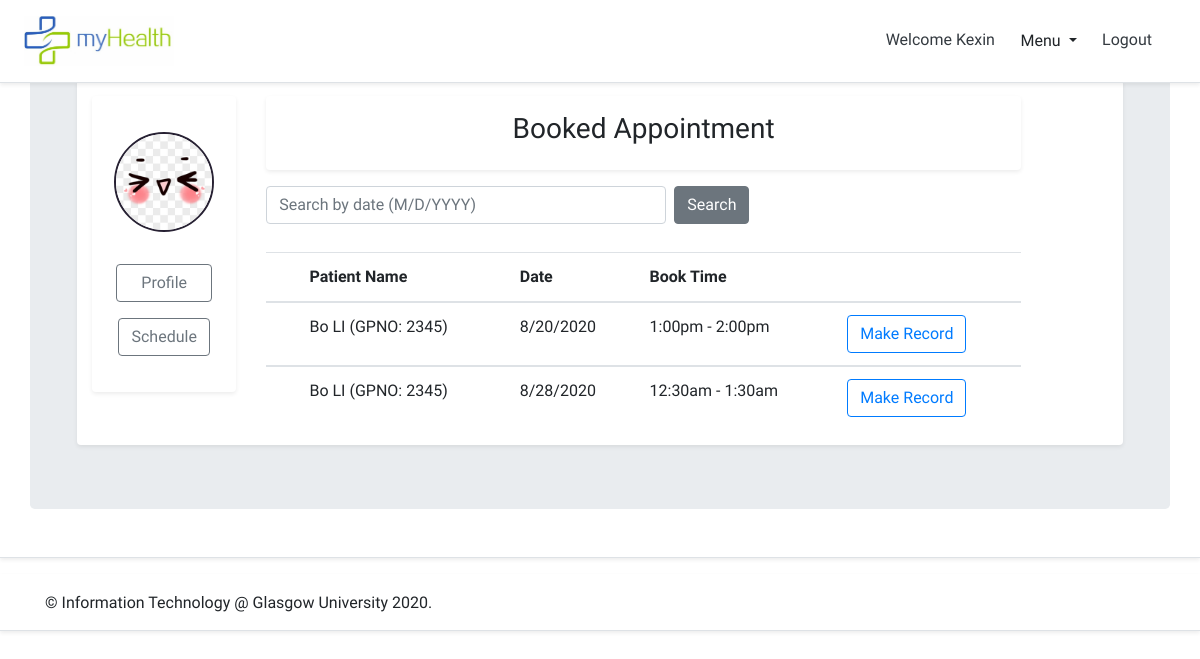
The app's page /myhealth/doctor_appointment/ (signed in), older data.
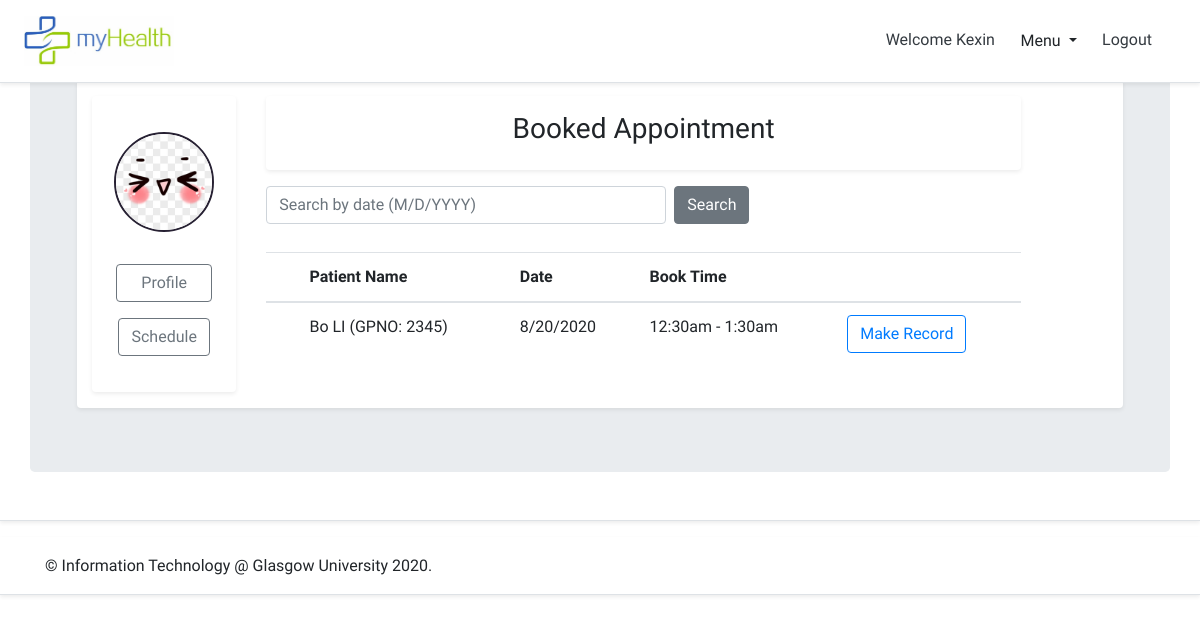
The same page, newer data.
### myhealth/models.py (models this page shows, shortened)
class User(AbstractBaseUser, PermissionsMixin):
    email = models.EmailField(max_length=254, unique=True)
    GPNO = models.CharField(max_length=10, default='', unique=True)
    first_name = models.CharField(max_length=30, blank=True)
    last_name = models.CharField(max_length=30, blank=True)
    is_staff = models.BooleanField(default=False)
    is_superuser = models.BooleanField(default=False)
    is_patient = models.BooleanField(default=False)
    is_doctor = models.BooleanField(default=False)
    is_admin = models.BooleanField(default=False)
    is_active = models.BooleanField(default=True)
    last_login = models.DateTimeField(null=True, blank=True)
    date_joined = models.DateTimeField(auto_now_add=True)
    USERNAME_FIELD = 'email'
    EMAIL_FIELD = 'email'
    REQUIRED_FIELDS = ['GPNO','first_name','last_name']
    objects = UserManager()
    def get_user(self):
        return self.first_name +"  "+self.last_name+" (GPNO: " +self.GPNO + ")"

class DoctorProfile(models.Model):
    user = models.OneToOneField(get_user_model(), related_name='doctorprofile', on_delete=models.CASCADE)
    staffID = models.CharField(max_length=10, default='', unique=True)
    GENDER_CHOICES = (
        (0, '------------'),
        (1, 'female'),
        (2, 'male'),
    )
    gender = models.IntegerField(choices=GENDER_CHOICES, default=0)
    birth = models.DateField(blank=True, null=True)
    address = models.CharField(max_length=255, blank=True, null=True)
    work_address = models.CharField(max_length=255, blank=True, null=True)
    tel = models.CharField(max_length=20, blank=True, null=True)
    direction = models.CharField(max_length=255, blank=True, null=True)
    description = models.CharField(max_length=255, blank=True, null=True)
    image = models.ImageField(default='default.jpg',upload_to='profile_pics')

class Appointment(models.Model):
    user = models.ForeignKey(get_user_model(),blank=True, null=True,on_delete=models.DO_NOTHING)
    date = models.CharField(max_length=50)
    time_start = models.CharField(max_length=50)
    time_end = models.CharField(max_length=50)
    appointment_with=models.CharField(max_length=50,blank=True)

### myhealth/views.py (the view)
# urls.py: path('doctor_appointment/', views.doctor_appointment,name='doctor_appointment'),
@login_required
def doctor_appointment(request):
    name=request.user.get_user()
    appointment_list = Appointment.objects.all().order_by("-id").filter(user=request.user)
    queryset = appointment_list
    query=request.GET.get("q")#search start
    if query:
        queryset = queryset.filter(
            Q(date__icontains=query)
        ).distinct()
    else:
        queryset=queryset#search end
    context_dict = {
        'queryset': queryset
    }
    return render(request, "myhealth/doctorAppointment.html", context=context_dict )

### templates/myhealth/doctorAppointment.html (shortened to what this page needs)
{% extends "myhealth/base.html" %}
{% load staticfiles %}
{% block content %}
<div class="container marketing bg-white rounded shadow-sm">
  <div class="row">
    <div class="col-lg-2">
      <div class="media center-block my-3 p-3 bg-white rounded shadow-sm">
        <div class="card text-center">
          <img src="{{user.doctorprofile.image.url}}" alt="{{user.first_name}} {{user.last_name}}" class="card_image">
          <div class="card-body">
            <a href="{% url 'doctor_profile' %}"
              class="btn btn-outline-secondary">&nbsp;&nbsp;&nbsp;Profile&nbsp;&nbsp;&nbsp;</a>
            <a href="{% url 'doctor_appointment' %}" class="btn btn-outline-secondary">Schedule</a>
          </div>
        </div>
      </div>
    </div>
    <div class="col-lg-9">
      <div class="media-body my-3 p-3 bg-white rounded shadow-sm">
        <section class="text-center">
          <h3>Booked Appointment</h3>
        </section>
      </div>
      <div>
        <form action="{% url 'doctor_appointment' %}" class="search-form form-inline my-3 my-lg-1">
          <input type="search" class="form-control mr-sm-2" style="width:400px;" name="q"
            placeholder="Search by date (M/D/YYYY)">
          <button class="btn btn-secondary my-2 my-sm-0" type="submit">Search</button>
        </form>
      </div>
      <div>
        <div class="table-responsive bg-white">
          <br>
          <table class="table">
            <thead>
              <tr>
                <th></th>
                <th>Patient Name</th>
                <th>Date</th>
                <th>Book Time</th>
                <th></th>
              </tr>
            </thead>
            {% for appoint in queryset %}
            {% if appoint.appointment_with != '' %}
            <tbody>
              <tr>
                <td></td>
                <td>{{appoint.appointment_with}}</th>
                <td>{{appoint.date}}</td>
                <td>
                  {{appoint.time_start}} - {{appoint.time_end}}
                </td>
                <td><a href="{% url 'create_record' %}" class="btn btn-outline-primary">Make Record</a></td>
              </tr>
            </tbody>
            {% endif %}
            {% endfor %}
          </table>
        </div>
      </div>
    </div>
  </div>
</div>
{% endblock content %}

### templates/myhealth/base.html (shortened to what this page needs)
<!DOCTYPE html>
{% load staticfiles %}
<html>
    <head>
        <link rel="stylesheet" href="https://stackpath.bootstrapcdn.com/bootstrap/4.5.0/css/bootstrap.min.css">
        <link rel="stylesheet" href="{% static 'css/base.css' %}" />
        <link rel="stylesheet" href="{% static 'css/profile.css' %}">
        <link rel="stylesheet" type="text/css" href="{% static 'date/jquery.timepicker.css' %}" />
        <link rel="stylesheet" type="text/css" href="{% static 'date/bootstrap-datepicker.css' %}"/>
    </head>
    <body>
        <header class="site-header">
            <div
                class="fixed-top d-flex flex-column flex-md-row align-items-center p-3 px-md-4 mb-3 bg-white border-bottom shadow-sm">
                <h5 class="my-0 mr-md-auto font-weight-normal"><img src="{% static 'img/logo/01_logo.jpg' %}" alt="Logo"
                        width="150" height="50" /></h5>
                <nav class="my-2 my-md-0 mr-md-3">
                    {% if user.is_authenticated and user.is_patient %}
                    <div class="dropdown show">
                        <a class="p-2 text-dark" href="{% url 'home' %}">Welcome {{user.first_name}}</a>
                        <a class="btn btn-white dropdown-toggle" href="#" role="button" id="dropdownMenuLink"
                            data-toggle="dropdown" aria-haspopup="true" aria-expanded="false">
                            Menu
                        </a>
                        <div class="dropdown-menu" aria-labelledby="dropdownMenuLink">
                            <a class="dropdown-item" href="{% url 'patient_profile' %}">Edit Profile</a>
                            <a class="dropdown-item" href="{% url 'record_list' %}">Record History</a>
                            <a class="dropdown-item" href="{% url 'doctor_list' %}">Make an appointment</a>
                            <a class="dropdown-item" href="{% url 'patient_appointment' %}">My appointments</a>
                            <a class="dropdown-item" href="{% url 'forum' %}">Forum</a>
                        </div>
                        <a class="p-2 text-dark" href="{% url 'logout' %}">Logout</a>
                    </div>
                    {% elif user.is_authenticated and user.is_doctor %}
                    <div class="dropdown show">
                        <a class="p-2 text-dark" href="{% url 'home' %}">Welcome {{user.first_name}}</a>
                        <a class="btn btn-white dropdown-toggle" href="#" role="button" id="dropdownMenuLink"
                            data-toggle="dropdown" aria-haspopup="true" aria-expanded="false">
                            Menu
                        </a>
                        <a class="p-2 text-dark" href="{% url 'logout' %}">Logout</a>
                    </div>
                    {% endif %}
                </nav>
            </div>
        </header>
        <div class="d-flex flex-column flex-md-row align-items-center p-3 px-md-4 mb-3 bg-white border-bottom shadow-sm">
            <main role="main" class="container jumbotron">
                <div class="container">
                    {% block content %}{% endblock %}
                </div>
            </main>
        </div>
        <footer id="footer" class="d-flex flex-column flex-md-row align-items-center p-3 px-md-4 mb-3 bg-white border-bottom shadow-sm" >
            <div class="container">
                <span id="footer-main-text" class="align-middle">&copy; Information Technology @ Glasgow University 2020.</span>
            </div>
        </footer>
    </body>
</html>

### static/css/base.css (style rules this page uses)
a:link { text-decoration: none; font-family: 'Baloo Paaji 2', cursive; }
form, input, input[type="hidden" i] { font-family: 'Baloo Paaji 2', cursive !important; }
#footer { font-family: 'Baloo Paaji 2', cursive; }
.h1, .h2, .h3, .h4, .h5, .h6, h1, h2, h3, h4, h5, h6, p, .p { font-family: 'Baloo Paaji 2', cursive; }
.table { font-family: 'Baloo Paaji 2', cursive; }
table, thead, tr, th, td { font-family: 'Baloo Paaji 2', cursive; }

### static/css/profile.css (style rules this page uses)
.card { align-items: center; border: none; }
.card_image { height: 100px; width: 100px; border-radius: 50%; border: 2px solid #272133; margin-top: 20px; text-align: center; }

Row changes from the older to the newer data that the page shows:
removed Appointment: appointment_with "Bo LI (GPNO: 2345)", date "8/20/2020", time_start "1:00pm", time_end "2:00pm"
removed Appointment: appointment_with "Bo LI (GPNO: 2345)", date "8/28/2020", time_start "12:30am", time_end "1:30am"
added Appointment: appointment_with "Bo LI (GPNO: 2345)", date "8/20/2020", time_start "12:30am", time_end "1:30am"
